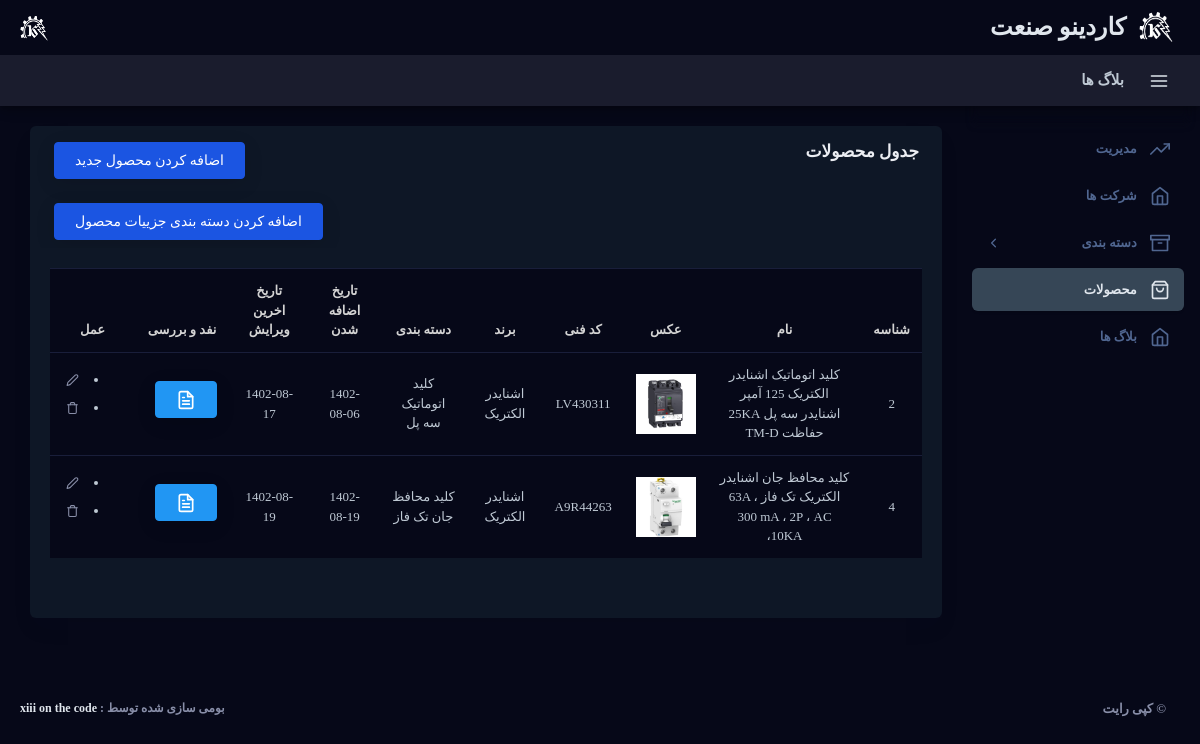
Screenshot of /v1/adminstrator/dashboard/manage_products/ (signed in) with the database file from the repository.
### product/models.py (models this page shows, shortened)
class Product(models.Model):
    slug = models.SlugField(default=uuid.uuid4)
    Brand = models.ForeignKey(Brand, on_delete=models.CASCADE)
    ProductCategorySubset = models.ForeignKey(ProductCategorySubset, on_delete=models.CASCADE)
    faName = models.CharField(_( 'Persian Name' ), max_length=500)
    enName = models.CharField(_( 'English Name' ), max_length=500, null=True, blank=True)
    code = models.CharField(_( 'Reality Product CODE' ), max_length=200)
    poster = models.ImageField(upload_to=ProductPosterImagePath)
    J_addition_datetime = models.CharField(default=jdatetime.date.today, max_length=15)
    J_editition_datetime = models.CharField(default=jdatetime.date.today, max_length=15)
    review = RichTextField()
    tags = models.CharField(max_length=300)
    view = models.IntegerField(default=0)
    url = models.CharField(max_length=150)
    active = models.BooleanField(default=True)

### brand/models.py (models this page shows, shortened)
class Brand(models.Model):
    fa_name = models.CharField(_( 'Persian Name' ), max_length=100)
    en_name = models.CharField(_( 'English Name' ), max_length=100)
    brief_explamations = models.TextField()
    descriptions = RichTextField(_( 'Description About Brand' ))
    country = models.CharField(max_length=100)
    logo_1th = models.ImageField(upload_to=BrandLogoImagePath)
    logo_blured = models.ImageField(upload_to=BrandLogoBluredImagePath, null=True, blank=True)
    logo_2th = models.ImageField(upload_to=BrandLogoSecImagePath, null=True, blank=True)
    logo_slider = models.ImageField(upload_to=BrandLogoSliderImagePath, null=True, blank=True)
    number_of_products = models.IntegerField(default=0)
    number_of_employees = models.IntegerField(default=0)
    founded_date = models.IntegerField(default=0)
    url = models.CharField(max_length=150)
    active = models.BooleanField(default=False)

### category/models.py (models this page shows, shortened)
class ProductCategorySubset(models.Model):
    slug = models.SlugField(default=uuid.uuid4)
    ProductCategory = models.ForeignKey(ProductCategory, on_delete=models.CASCADE, null=True, blank=True)
    ref_slug = models.SlugField()
    name = models.CharField(max_length=100)
    vector = models.ImageField(upload_to=SubsetVectorImagePath)
    subset_number = models.IntegerField()
    position = models.IntegerField()
    number_of_products = models.IntegerField()
    url = models.CharField(max_length=150)
    active = models.BooleanField(default=True)

### adminstrator/views.py (the view)
# urls.py: path('dashboard/manage_products/', views.manage_products, name="mng_products"),
def manage_products(request):
    if 'admin_login_username' not in request.session:
            return redirect('admin_login')
    else:
        admin_username = request.session['admin_login_username']
        PageTitle = 'Dashboard'
        tagid = 'products'
        login_object = AdminLogin.objects.none()
        info_object = AdminInfo.objects.none()
        products_objects = Product.objects.none()
        if AdminLogin.objects.filter(username=admin_username).exists():
            login_object = AdminLogin.objects.get(username=admin_username)
            if AdminInfo.objects.filter(AdminLogin=login_object).exists():
                info_object = AdminInfo.objects.get(AdminLogin=login_object)
                if Product.objects.filter(active=True).exists():
                    products_objects = Product.objects.filter(active=True)
        context = {
            'PageTitle':PageTitle,
            'tagid':tagid,
            'admin_login':login_object,
            'admin_info':info_object,
            'products' :products_objects,
        }
    return render(request, 'adminstrator/dashboard/product/manage_products.html', context)

### templates/adminstrator/dashboard/product/manage_products.html (shortened to what this page needs)
{% extends 'adminstrator/dashboard/masterpage.html' %}
{% load static %}
{% block content %}
    <div id="content" class="main-content">
        <div class="container-fluid">
            <div class="container-fluid">
                <div class="row layout-top-spacing">
                    <div class="col-lg-12">
                        <div class="statbox widget box box-shadow">
                            <div class="widget-header">
                                <div class="row">
                                    <div class="col-xl-6 col-md-6 col-sm-6 col-6">
                                        <h4> جدول محصولات  </h4>
                                    </div>
                                    <div class="col-xl-6 col-md-6 col-sm-6 col-6">
                                        <a href="{% url 'add_product' %}" class="btn btn-primary mb-2 mt-3 mr-3" style="float: left;"> اضافه کردن محصول جدید </a>
                                        <a href="{% url 'add_featurecats' %}" class="btn btn-primary mb-2 mt-3 mr-3" style="float: left;"> اضافه کردن دسته بندی جزییات محصول </a>
                                    </div>
                                </div>
                            </div>
                            <div class="widget-content widget-content-area">
                                <div class="table-responsive mb-4">
                                    <table id="style-3" class="table style-3  table-hover">
                                        <thead>
                                            <tr>
                                                <th class="checkbox-column text-center"> شناسه </th>
                                                <th class="text-center"> نام </th>
                                                <th class="text-center"> عکس </th>
                                                <th class="text-center"> کد فنی </th>
                                                <th class="text-center"> برند </th>
                                                <th class="text-center"> دسته بندی </th>
                                                <th class="text-center"> تاریخ اضافه شدن </th>
                                                <th class="text-center"> تاریخ اخرین ویرایش </th>
                                                <th class="text-center"> نفد و بررسی </th>
                                                <th class="text-center">عمل</th>
                                            </tr>
                                        </thead>
                                        <tbody>
                                            {% for product in products %}
                                            <tr>
                                                <td class="checkbox-column text-center"> {{product.id}} </td>
                                                <td class="checkbox-column text-center"> {{product.faName}} </td>
                                                <td class="text-center">
                                                    <span><img height="60px" width="60px" src="/media/{{product.poster}}/" class="profile-img"></span>
                                                </td>
                                                <td class="text-center"> {{product.code}} </td>
                                                <td class="text-center"> {{product.Brand.fa_name}} </td>
                                                <td class="text-center"> {{product.ProductCategorySubset.name}} </td>
                                                <td class="text-center"> {{product.J_addition_datetime}} </td>
                                                <td class="text-center"> {{product.J_editition_datetime}} </td>
                                                <td class="text-center">
                                                    <button type="button" class="btn btn-info mb-2 mr-2 " data-toggle="modal" data-target="#ProductReview">
                                                    </button>
                                                </td>
                                                <td class="text-center">
                                                    <ul class="table-controls">
                                                        <li><a href="{% url 'edit_product' product.slug %}" class="bs-tooltip" data-toggle="tooltip" data-placement="top" title="" data-original-title="ویرایش"><svg xmlns="http://www.w3.org/2000/svg" width="24" height="24" viewBox="0 0 24 24" fill="none" stroke="currentColor" stroke-width="2" stroke-linecap="round" stroke-linejoin="round" class="feather feather-edit-2 p-1 br-6 mb-1"><path d="M17 3a2.828 2.828 0 1 1 4 4L7.5 20.5 2 22l1.5-5.5L17 3z"></path></svg></a></li>
                                                        <li><a href="{% url 'deActive_product' product.slug %}" class="bs-tooltip" data-toggle="tooltip" data-placement="top" title="" data-original-title="حذف"></a></li>
                                                    </ul>
                                                </td>
                                            </tr>
                                            {% endfor %}
                                        </tbody>
                                    </table>
                                </div>
                            </div>
                        </div>
                    </div>
                </div>
            </div>
        </div>
    </div>
{% endblock content %}
{% block dir %}
    <h3> بلاگ ها </h3>
{% endblock %}

### static/adminstrator/assets/css/main.css (style rules this page uses)
html { min-height: 100%; direction: rtl; }
body { color: #888ea8; height: 100%; font-size: 0.875rem; background: #f1f2f3; overflow-x: hidden; overflow-y: auto; letter-spacing: 0.0312rem; font-family: 'Nunito', sans-serif; }
h1, h2, h3, h4, h5, h6 { color: #3b3f5c; }
a { color: #e0e6ed; outline: none; }
.btn { padding: 0.4375rem 1.25rem; text-shadow: none; font-size: 14px; color: #3b3f5c; font-weight: normal; white-space: normal; word-wrap: break-word; transition: .2s ease-out; touch-action: manipulation; cursor: pointer; background-color: #f1f2f3; box-shadow: 0px 5px 20px 0 rgba(0, 0, 0, 0.1); will-change: opacity, transform; transition: all 0.3s ease-out; -webkit-transition: all 0.3s ease-out; }
.btn svg { width: 20px; height: 20px; vertical-align: bottom; }
.btn-primary { color: #fff !important; background-color: #1b55e2 !important; border-color: #1b55e2; }
.btn-info { color: #fff !important; background-color: #2196f3; border-color: #2196f3; }
.table > tbody > tr > td { vertical-align: middle; color: #515365; font-size: 13px; letter-spacing: 1px; }
.table > thead > tr > th { color: #1b55e2; font-weight: 700; font-size: 13px; letter-spacing: 1px; text-transform: uppercase; }
.table thead th { vertical-align: bottom; border-bottom: none; }
.table-controls > li > a svg { color: #25d5e4; }
.table-controls > li > a svg { color: #888ea8; width: 21px; }
.table { background-color: #060818; }
.table > thead > tr > th { color: #d3d3d3; }
.table > tbody > tr > td { color: #bfc9d4; }
.table.table-hover tbody tr { background-color: #060818; }
.table td, .table th, .table thead th { border-color: #191e3a !important; }
.statbox .widget-content:before, .statbox .widget-content:after { display: table; content: ""; line-height: 0; clear: both; }
.br-6 { border-radius: 6px !important; }

### static/adminstrator/assets/css/structure.css (style rules this page uses)
html { min-height: 100%; direction: rtl; }
body { color: #888ea8; height: 100%; font-size: 0.875rem; background: #060818; overflow-x: hidden; overflow-y: auto; letter-spacing: 0.0312rem; font-family: 'Nunito', sans-serif; }
h1, h2, h3, h4, h5, h6 { color: #ebedf2; }
.page-title h3 { margin: 0; margin-bottom: 0; font-size: 15px; color: #bfc9d4; font-weight: 700; }
#content { position: relative; width: 50%; flex-grow: 8; margin-top: 106px; margin-bottom: 0; margin-right: 212px; transition: .600s; }
.widget { padding: 0; margin-top: 0; margin-bottom: 0; box-shadow: 0 0.75rem 1.5rem rgba(18, 38, 63, 0.03); }
.layout-top-spacing { margin-top: 20px; }
.widget.box .widget-header { background: #0e1726; padding: 0px 8px 0px; border-top-left-radius: 6px; border-top-right-radius: 6px; }
.row [class*="col-"] .widget .widget-header h4 { color: #ebedf2; font-size: 17px; font-weight: 600; margin: 0; padding: 16px 15px; }
.widget .widget-header { border-bottom: 0px solid #f1f2f3; }
.widget .widget-header:before { display: table; content: ""; line-height: 0; }
.widget .widget-header:after { display: table; content: ""; line-height: 0; clear: both; }
.widget-content-area { padding: 20px; position: relative; background-color: #0e1726; border-bottom-right-radius: 6px; border-bottom-left-radius: 6px; }

### rows the page displays
Product: id "2", faName "کليد اتوماتیک اشنایدر الکتریک 125 آمپر اشنایدر سه پل 25KA حفاظت TM-D", poster (picture), code "LV430311", Brand.fa_name "اشنایدر الکتریک", ProductCategorySubset.name "کلید اتوماتیک سه پل", J_addition_datetime "1402-08-06", J_editition_datetime "1402-08-17"
Product: id "4", faName "کلید محافظ جان اشنایدر الکتریک تک فاز 63A ، 300 mA ، 2P ، AC ،10KA", poster (picture), code "A9R44263", Brand.fa_name "اشنایدر الکتریک", ProductCategorySubset.name "کلید محافظ جان تک فاز", J_addition_datetime "1402-08-19", J_editition_datetime "1402-08-19"
